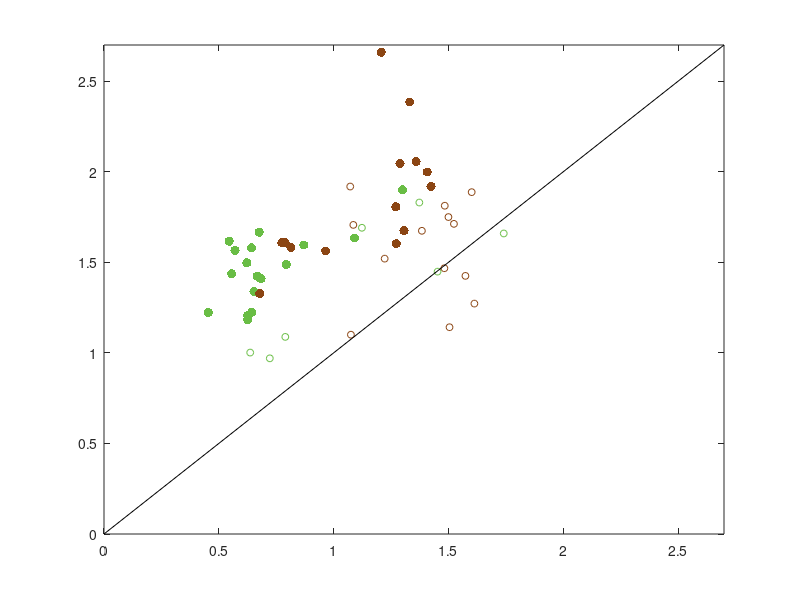

Here is the MATLAB script that generated this plot: (Note: this script raises an error after producing the figure.)


%% ANALYSIS AND PLOT COMPARISON OF MEAN SPATIAL TUNING FOR RANGE TUNING ACROSS SSG AND nonSSG SPIKES
   

    fh3 = figure;

    load('Elife_Fig5F_ssg_RT_shifting.mat', 'batA_sig_ssg_mean', 'batA_sig_nonssg_mean', 'batA_nonsig_ssg_mean', 'batA_nonsig_nonssg_mean', ...
                            'batB_sig_ssg_mean', 'batB_sig_nonssg_mean', 'batB_nonsig_ssg_mean', 'batB_nonsig_nonssg_mean');

        ssg_mean = batA_sig_ssg_mean;
        nonssg_mean = batA_sig_nonssg_mean;
        
        plot(ssg_mean, nonssg_mean, '.', 'color', [0.4118    0.7412    0.2706], 'markersize', 20); hold on;

        ssg_mean = batA_nonsig_ssg_mean;
        nonssg_mean = batA_nonsig_nonssg_mean;
        
        plot(ssg_mean, nonssg_mean, 'o', 'color', [0.4118    0.7412    0.2706], 'markersize', 5); hold on;

        ssg_mean = batB_sig_ssg_mean;
        nonssg_mean = batB_sig_nonssg_mean;
        
        plot(ssg_mean, nonssg_mean, '.', 'color', [0.5451    0.2706    0.0745], 'markersize', 20); hold on;

        ssg_mean = batB_nonsig_ssg_mean;
        nonssg_mean = batB_nonsig_nonssg_mean;
        
        plot(ssg_mean, nonssg_mean, 'o', 'color', [0.5451    0.2706    0.0745], 'markersize', 5); hold on;

    xlim([0 2.7]); ylim([0 2.7]);
    h = line([0 2.7], [0, 2.7], 'color', 'k');
    h.LineStyle = '--';
    legend('Bat 1 (significant shifting)', 'Bat 1 (not significant)', 'Bat 2 (significant shifting)', 'Bat 2 (not significant)', 'location', 'southeast');
    xlabel('Peak distance tuning (m) Sonar sound groups');
    ylabel('Peak distance tuning (m) Non sonar sound groups');
    box off
